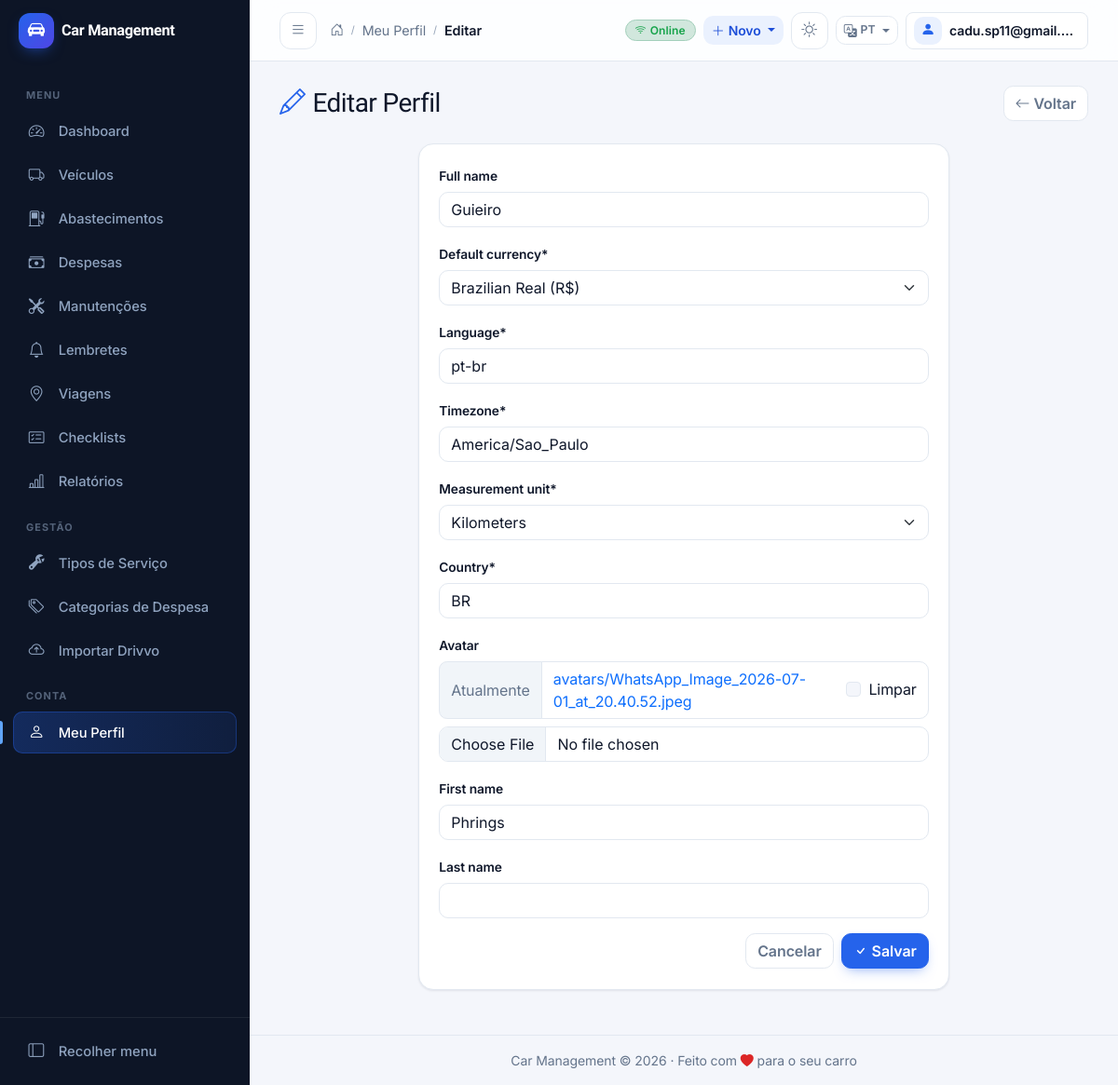
/profile/edit/ (signed in), run on the app's committed database.
### apps/users/models.py (models this page shows, shortened)
class User(AbstractUser):
    objects = CustomUserManager()
    username = models.CharField(
        _("username"),
        max_length=150,
        unique=True,
        blank=True,
        null=True,
        help_text=_(
            "Optional. 150 characters or fewer. Letters, digits and @/./+/-/_ only."
        ),
    )
    email = models.EmailField(_("email address"), unique=True)
    USERNAME_FIELD = "email"
    REQUIRED_FIELDS = []  # Email is already required
    class Meta:
        verbose_name = _("user")
        verbose_name_plural = _("users")
        db_table = "users_user"

class UserProfile(models.Model):
    class MeasurementUnit(models.TextChoices):
        KILOMETERS = "km", _("Kilometers")
        MILES = "mi", _("Miles")
    class Currency(models.TextChoices):
        BRL = "BRL", _("Brazilian Real (R$)")
        USD = "USD", _("US Dollar ($)")
        EUR = "EUR", _("Euro (€)")
    user = models.OneToOneField(
        settings.AUTH_USER_MODEL,
        on_delete=models.CASCADE,
        related_name="profile",
        verbose_name=_("user"),
    )
    full_name = models.CharField(_("full name"), max_length=255, blank=True)
    default_currency = models.CharField(
        _("default currency"),
        max_length=3,
        choices=Currency.choices,
        default=Currency.BRL,
    )
    language = models.CharField(_("language"), max_length=10, default="pt-br")
    timezone = models.CharField(_("timezone"), max_length=50, default="America/Sao_Paulo")
    measurement_unit = models.CharField(
        _("measurement unit"),
        max_length=2,
        choices=MeasurementUnit.choices,
        default=MeasurementUnit.KILOMETERS,
    )
    country_code = models.CharField(_("country code"), max_length=2, default="BR")
    avatar = models.ImageField(
        _("avatar"),
        upload_to="avatars/",
        blank=True,
        null=True,
    )
    created_at = models.DateTimeField(_("created at"), auto_now_add=True)
    updated_at = models.DateTimeField(_("updated at"), auto_now=True)
    class Meta:
        verbose_name = _("user profile")
        verbose_name_plural = _("user profiles")
        db_table = "users_profile"

### apps/users/views.py (the view, shortened to what this page needs)
# urls.py: path("edit/", views.ProfileUpdateView.as_view(), name="profile_edit"),
class ProfileUpdateView(LoginRequiredMixin, UpdateView):
    model = UserProfile
    form_class = ProfileUpdateForm
    template_name = "account/profile_form.html"
    success_url = reverse_lazy("users:profile")
    def get_object(self, queryset=None):
        profile, created = UserProfile.objects.get_or_create(user=self.request.user)
        return profile

### templates/account/profile_form.html (shortened to what this page needs)
{% extends "base.html" %}
{% load crispy_forms_tags %}
{% block breadcrumbs %}<a href="{% url 'users:profile' %}">Meu Perfil</a><span class="cm-breadcrumb-sep">/</span><span class="current">Editar</span>{% endblock %}
{% block content %}
<div class="cm-page">
    <div class="d-flex justify-content-between align-items-center mb-4">
        <h1 class="h3 mb-0"><i class="bi bi-pencil me-2 text-primary"></i>Editar Perfil</h1>
        <a href="{% url 'users:profile' %}" class="btn btn-outline-secondary"><i class="bi bi-arrow-left me-1"></i>Voltar</a>
    </div>
    <div class="row justify-content-center">
        <div class="col-12 col-lg-8">
            <div class="card">
                <div class="card-body">
                    <form method="post" enctype="multipart/form-data">
                        {{ form|crispy }}
                        <div class="d-flex justify-content-end gap-2 mt-3">
                            <a href="{% url 'users:profile' %}" class="btn btn-outline-secondary">Cancelar</a>
                            <button type="submit" class="btn btn-primary"><i class="bi bi-check me-1"></i>Salvar</button>
                        </div>
                    </form>
                </div>
            </div>
        </div>
    </div>
</div>
{% endblock %}

### templates/base.html (shortened to what this page needs)
{% load static %}
{% load django_htmx %}
{% load i18n %}
<!DOCTYPE html>
<html lang="{{ request.LANGUAGE_CODE|default:'pt-br' }}" data-bs-theme="light">
<head>
    <link href="https://cdn.jsdelivr.net/npm/bootstrap@5.3.3/dist/css/bootstrap.min.css" rel="stylesheet">
    <link href="https://cdn.jsdelivr.net/npm/bootstrap-icons@1.11.1/font/bootstrap-icons.css" rel="stylesheet">
    <link rel="stylesheet" href="{% static 'css/custom.css' %}">
</head>
<body hx-headers='{"X-CSRFToken": "{{ csrf_token }}"}'>
<div class="cm-shell">
    <aside class="cm-sidebar" id="cmSidebar" aria-label="Navegação principal">
        <div class="cm-sidebar-brand d-flex align-items-center justify-content-between">
            <div class="d-flex align-items-center gap-2">
                <span class="cm-brand-logo"><i class="bi bi-car-front-fill"></i></span>
                <span class="cm-brand-text">Car Management</span>
            </div>
        </div>
        <nav class="cm-sidebar-nav">
            <div class="cm-nav-label">Menu</div>
            <a class="cm-nav-link {% if request.resolver_match.url_name == 'home' %}active{% endif %}"
               href="{% url 'dashboard:home' %}" title="Dashboard">
                <i class="bi bi-speedometer2"></i><span>Dashboard</span>
            </a>
            <a class="cm-nav-link {% if 'vehicles' in request.path %}active{% endif %}"
               href="{% url 'vehicles:list' %}" title="Veículos">
                <i class="bi bi-truck"></i><span>Veículos</span>
            </a>
            <a class="cm-nav-link {% if 'fuel' in request.path %}active{% endif %}"
               href="{% url 'fuel:list' %}" title="Abastecimentos">
                <i class="bi bi-fuel-pump"></i><span>Abastecimentos</span>
            </a>
            <a class="cm-nav-link {% if 'expenses' in request.path and 'category' not in request.path %}active{% endif %}"
               href="{% url 'expenses:list' %}" title="Despesas">
                <i class="bi bi-cash-stack"></i><span>Despesas</span>
            </a>
            <a class="cm-nav-link {% if 'maintenance' in request.path %}active{% endif %}"
               href="{% url 'maintenance:list' %}" title="Manutenções">
                <i class="bi bi-tools"></i><span>Manutenções</span>
            </a>
            <a class="cm-nav-link {% if 'reminders' in request.path %}active{% endif %}"
               href="{% url 'reminders:list' %}" title="Lembretes">
                <i class="bi bi-bell"></i><span>Lembretes</span>
            </a>
            <a class="cm-nav-link {% if 'trips' in request.path %}active{% endif %}"
               href="{% url 'trips:list' %}" title="Viagens e Percursos">
                <i class="bi bi-geo-alt"></i><span>Viagens</span>
            </a>
            <a class="cm-nav-link {% if 'checklists' in request.path %}active{% endif %}"
               href="{% url 'checklists:list' %}" title="Checklists de Inspeção">
                <i class="bi bi-card-checklist"></i><span>Checklists</span>
            </a>
            <a class="cm-nav-link {% if 'reports' in request.path %}active{% endif %}"
               href="{% url 'reports:hub' %}" title="Relatórios e Análises">
                <i class="bi bi-bar-chart-line"></i><span>Relatórios</span>
            </a>
            <div class="cm-nav-label">Gestão</div>
            <a class="cm-nav-link {% if 'service-types' in request.path %}active{% endif %}"
               href="{% url 'maintenance:service_type_list' %}" title="Tipos de Serviço">
                <i class="bi bi-wrench-adjustable"></i><span>Tipos de Serviço</span>
            </a>
            <a class="cm-nav-link {% if 'category' in request.path %}active{% endif %}"
               href="{% url 'expenses:category_list' %}" title="Categorias de despesa">
                <i class="bi bi-tags"></i><span>Categorias de Despesa</span>
            </a>
            <a class="cm-nav-link {% if 'imports' in request.path %}active{% endif %}"
               href="{% url 'imports:import_drivvo' %}" title="Importar dados do Drivvo">
                <i class="bi bi-cloud-arrow-up"></i><span>Importar Drivvo</span>
            </a>
            <div class="cm-nav-label">Conta</div>
            <a class="cm-nav-link {% if 'profile' in request.path %}active{% endif %}"
               href="{% url 'users:profile' %}" title="Meu perfil">
                <i class="bi bi-person"></i><span>Meu Perfil</span>
            </a>
        </nav>
        <div class="cm-sidebar-footer">
            <button type="button" class="cm-nav-link w-100 border-0 bg-transparent text-start" data-sidebar-toggle title="Recolher menu">
                <i class="bi bi-layout-sidebar"></i><span class="cm-collapse-hint">Recolher menu</span>
            </button>
        </div>
    </aside>
    <div class="cm-main">
        <header class="cm-topbar">
            <div class="cm-topbar-start">
                <button type="button" class="cm-icon-btn" data-sidebar-toggle aria-label="Alternar menu">
                    <i class="bi bi-list"></i>
                </button>
                <nav class="cm-breadcrumb d-none d-md-flex" aria-label="breadcrumb">
                    <a href="{% url 'dashboard:home' %}"><i class="bi bi-house-door"></i></a>
                    <span class="cm-breadcrumb-sep">/</span>
                    {% block breadcrumbs %}<span class="current">Car Management</span>{% endblock %}
                </nav>
            </div>
            <div class="cm-topbar-end">
                <span class="cm-network-pill badge bg-success-subtle text-success border border-success-subtle" onclick="openOfflineSyncModal()" role="button" title="Status de conexão">
                    <i class="bi bi-wifi me-1"></i>Online
                </span>
                <div class="dropdown">
                    <button class="btn btn-soft btn-sm dropdown-toggle" type="button" data-bs-toggle="dropdown" aria-expanded="false">
                        <i class="bi bi-plus-lg me-1"></i>Novo
                    </button>
                </div>
                <button type="button" class="cm-icon-btn cm-theme-toggle" aria-label="Alternar tema claro/escuro" title="Alternar tema">
                    <i class="bi bi-sun cm-theme-icon-sun"></i>
                </button>
                {% get_current_language as CURRENT_LANG %}
                <div class="dropdown">
                    <button class="btn btn-sm btn-outline-secondary d-flex align-items-center gap-1 dropdown-toggle" type="button" data-bs-toggle="dropdown" aria-expanded="false" title="Selecionar idioma / Select language">
                        <i class="bi bi-translate"></i>
                        <span class="text-uppercase small fw-semibold">
                            {% if 'en' in CURRENT_LANG %}EN{% elif 'es' in CURRENT_LANG %}ES{% else %}PT{% endif %}
                        </span>
                    </button>
                </div>
                <div class="dropdown">
                    <button class="btn btn-sm d-flex align-items-center gap-2 border rounded-3 px-2 py-1" style="background:var(--cm-surface)" type="button" data-bs-toggle="dropdown" aria-expanded="false">
                        <span class="cm-avatar-sm"><i class="bi bi-person-fill"></i></span>
                        <span class="d-none d-md-inline text-truncate" style="max-width:140px">{{ user.email }}</span>
                    </button>
                </div>
            </div>
        </header>
        <main class="cm-content" id="mainContent">
            {% block content %}{% endblock %}
        </main>
        <footer class="py-3 px-4 border-top text-center small" style="color:var(--cm-text-muted)">
            <span>Car Management</span> &copy; {% now "Y" %} &middot; Feito com <i class="bi bi-heart-fill" style="color:var(--cm-danger)"></i> para o seu carro
        </footer>
    </div>
</div>
</body>
</html>

### data on the page
User: email "cadu.sp11@gmail.…", first_name "Phrings"
UserProfile: full_name "Guieiro", default_currency "Brazilian Real (R$)", language "pt-br", timezone "America/Sao_Paulo", measurement_unit "Kilometers", country_code "BR"
